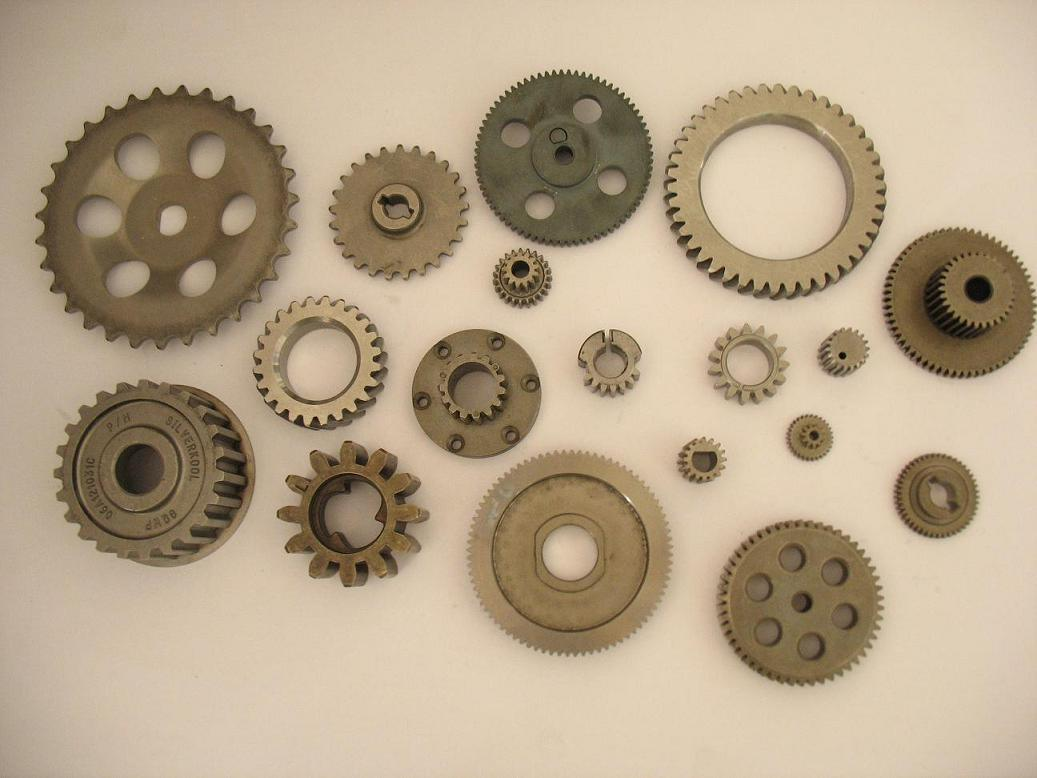
//> input picture gears.jpg, 1037 x 778 px
$ ./main   (built with g++ and OpenCV 4)
//> lines starting //> are read from the running program, lines starting //| are printed output that depends on the picture
#include <iostream>
#include "opencv2/imgproc.hpp"
#include "opencv2/imgcodecs.hpp"
#include "opencv2/highgui.hpp"
using namespace std;
using namespace cv;
#define DELAY_CAPTION 1500
#define DELAY_DISPLAY 100
#define KERNEL_LENGTH 7
#define HIGH_THRESHOLD_PERCENTAGE 0.15f
#define PI 3.14f
Mat src;
Mat dst;
char window_name[] = "Canny Edge Detector Demo";
int display_caption(const char* caption, Mat dst);
int display_dst(int delay, Mat dst);
int display_caption(const char* caption);
int display_dst(int delay);

struct Gradient {
	float* M;
	float* theta;
	short* zeta;
	float* N;
};

Gradient gradient_sobel(Mat src, Mat &dst);
void nonMaxSuppression(Mat src, Mat &dst, Gradient &g);
void Sector(Gradient &g);
void thresholding(Mat src, Mat &dst, uchar t);
void estimateThreshold(Mat src, uchar* high, uchar* low);
void doubleThresholding(Mat src, Mat &dst, uchar tl, uchar th);
void hysteresis(Mat &dst, Mat ldst);
int * getNeigborIndex(Gradient &g, int i, int j);
bool findBreakpoint(int i, int j);
int trace(Mat* ldst, int i, int j, int neighbor,int* status);

int h, w;

int main(int argc, char ** argv)
{
	namedWindow(window_name, WINDOW_AUTOSIZE);
	const char* filename = argc >= 2 ? argv[1] : "gears.jpg";
	src = imread(filename, IMREAD_COLOR);
//> src is the input picture: 778 rows x 1037 cols, CV_8UC3; mean B, G, R 138.3, 164.3, 182.5
	h = src.size[0];
//> h = 778
	w = src.size[1];
//> w = 1037
	if (src.empty()) {
		printf(" Error opening image\n");
		printf(" Usage: ./Smoothing [image_name -- default ..lena.bmp] \n");
		return -1;
	}
	if (display_caption("Original Image") != 0) { return 0; }
	dst = src.clone();
	if (display_dst(DELAY_CAPTION) != 0) { return 0; }

	if (display_caption("Grey Scale") != 0) { return 0; }
	cvtColor(src,dst,CV_BGR2GRAY);
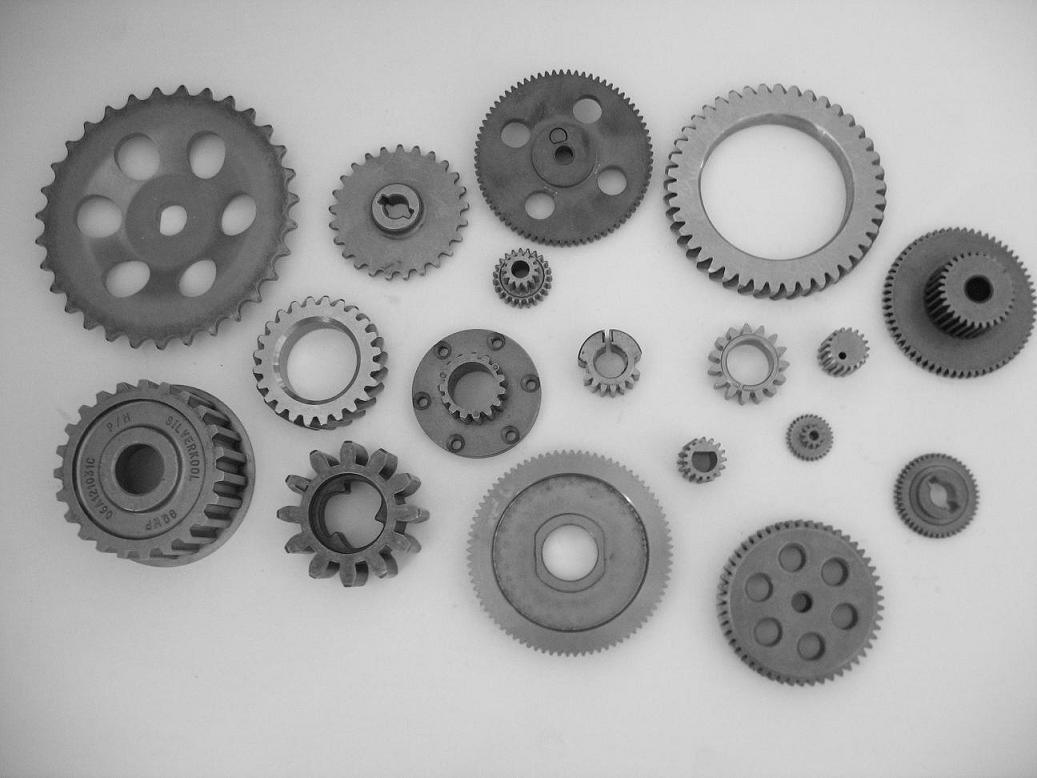
//> dst: 778 rows x 1037 cols, CV_8UC1; min 3, max 251, mean 166.8
	src = dst.clone();
	if (display_dst(DELAY_CAPTION) != 0) { return 0; }

	if (display_caption("Gaussian Blur") != 0) { return 0; }
	GaussianBlur(src, dst, Size(KERNEL_LENGTH, KERNEL_LENGTH), 0, 0);
	src = dst.clone();
	if (display_dst(DELAY_CAPTION) != 0) { return 0; }

	if (display_caption("Gradient") != 0) { return 0; }
	Gradient g = gradient_sobel(src, dst);
	src = dst.clone();
	if (display_dst(DELAY_CAPTION) != 0) { return 0; }

	if (display_caption("Non-Max Suppression") != 0) { return 0; }
	nonMaxSuppression(src, dst,g);
	src = dst.clone();
	if (display_dst(DELAY_CAPTION) != 0) { return 0; }

	Mat newDst = src.clone();

	uchar thigh = 0;
	uchar tlow = 0;
	estimateThreshold(src, &thigh, &tlow);

	if (display_caption("Higher Thresholding") != 0) { return 0; }
	thresholding(src, newDst, thigh);
	if (display_dst(DELAY_CAPTION, newDst) != 0) { return 0; }

	if (display_caption("Double Thresholding") != 0) { return 0; }
	doubleThresholding(src, dst, thigh, tlow);
	src = dst.clone();
	if (display_dst(DELAY_CAPTION) != 0) { return 0; }

	display_caption("Done!");
	return 0;
}
int display_caption(const char* caption, Mat dst)
{
	dst = Mat::zeros(src.size(), src.type());
	putText(dst, caption,
		Point(src.cols / 4, src.rows / 2),
		FONT_HERSHEY_COMPLEX, 1, Scalar(255, 255, 255));
	return display_dst(DELAY_CAPTION, dst);
}
int display_dst(int delay, Mat dst)
{
	imshow(window_name, dst);
	int c = waitKey(delay);
	if (c >= 0) { return -1; }
	return 0;
}
int display_caption(const char* caption)
{
	return display_caption(caption,dst);
}
int display_dst(int delay)
{
	return display_dst(delay,dst);
}

Gradient gradient_sobel(Mat src, Mat &dst) {

	float gradient[2];

	Gradient g;
	g.M = new float[src.size[0] * src.size[1]];
	g.theta = new float[src.size[0] * src.size[1]];

	for (int i = 1; i < h-1;i++) {
		for (int j = 1; j < w-1; j++) {
			gradient[0]=
				-src.at<uchar>(i-1,j-1)
				+src.at<uchar>(i-1,j+1)
				-2* src.at<uchar>(i, j-1)
				+2* src.at<uchar>(i, j + 1)
				- src.at<uchar>(i+1, j-1)
				+ src.at<uchar>(i + 1, j+1);
			gradient[1] =
				src.at<uchar>(i - 1, j - 1)
				+2* src.at<uchar>(i - 1, j)
				+ src.at<uchar>(i - 1, j + 1)
				- src.at<uchar>(i+1, j - 1)
				-2* src.at<uchar>(i + 1, j)
				- src.at<uchar>(i + 1, j + 1);
			g.M[i*w + j] = sqrt(gradient[0]*gradient[0]+gradient[1]* gradient[1]);
			g.theta[i*w + j] = atan2(gradient[1],gradient[0]);
			dst.at<uchar>(i, j) = (uchar)g.M[i*w + j];
		}
	}
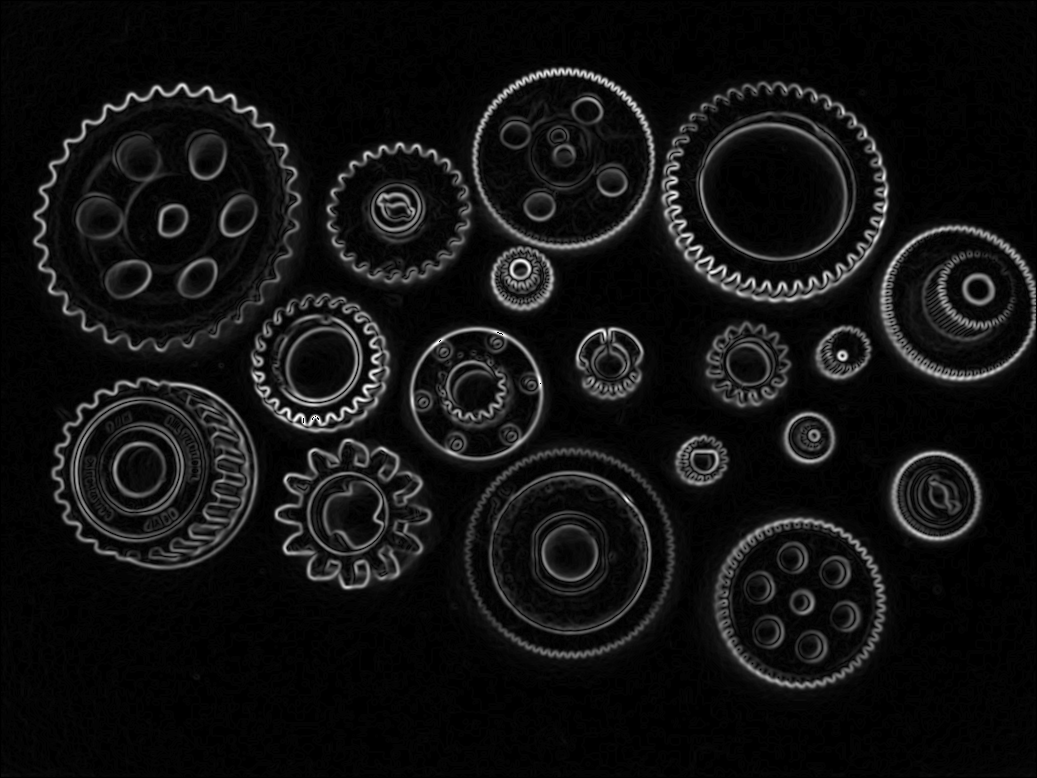
//> dst: 778 rows x 1037 cols, CV_8UC1; min 0, max 255, mean 17.3
//> after the loop, gradient = [-3, 7]
	return g;
}

void nonMaxSuppression(Mat src, Mat &dst, Gradient &g) {
	Sector(g);
	g.N = new float[w*h];
	int* index;
	for (int i = 1; i < h - 1; i++) {
		for (int j = 1; j < w - 1; j++) {
			index=getNeigborIndex(g,i,j);
			if (g.M[i*w + j] < g.M[index[0]] || g.M[i*w + j] < g.M[index[1]]) {
				g.N[i*w + j] = 0;
			}
			else {
				g.N[i*w + j] = g.M[i*w + j];
			}
			dst.at<uchar>(i, j) = (uchar)g.N[i*w + j];
		}
	}

}

int * getNeigborIndex(Gradient &g, int i, int j) {
	int index[2];
	switch (g.zeta[i*w + j]) {
	case 0:
		index[0] = i*w + j - 1;
		index[1] = i*w + j + 1;
		break;
	case 1:
		index[0] = (i - 1)*w + j + 1;
		index[1] = (i + 1)*w + j - 1;
		break;
	case 2:
		index[0] = (i - 1)*w + j;
		index[1] = (i + 1)*w + j;
		break;
	case 3:
		index[0] = (i - 1)*w + j - 1;
		index[1] = (i + 1)*w + j + 1;
		break;
	}
	return index;
}

void Sector(Gradient &g) {
	g.zeta=new short[w*h];
	for (int i = 1; i < h - 1; i++) {
		for (int j = 1; j < w - 1; j++) {
			float t = g.theta[i*w + j] + PI / 8;
			if ((t >= 0 && t < PI / 4) || (t >= -PI && t < -PI * 3 / 4)) {
				g.zeta[i*w + j] = 0;//vertical edge
			}
			else if ((t >= PI/4 && t < PI / 2) || (t >= -PI*3/4 && t < -PI / 2)) {
				g.zeta[i*w + j] = 1;//+45 edge
			}
			else if ((t >= PI / 2 && t < PI *3/ 4) || (t >= -PI / 2 && t < -PI / 4)) {
				g.zeta[i*w + j] = 2;//horizontal edge
			}
			else {
				g.zeta[i*w + j] = 3;//-45 edge
			}
		}
	}
//> (the run ends here: the program crashes, at `for (int i = 1; i < h - 1; i++)`)
